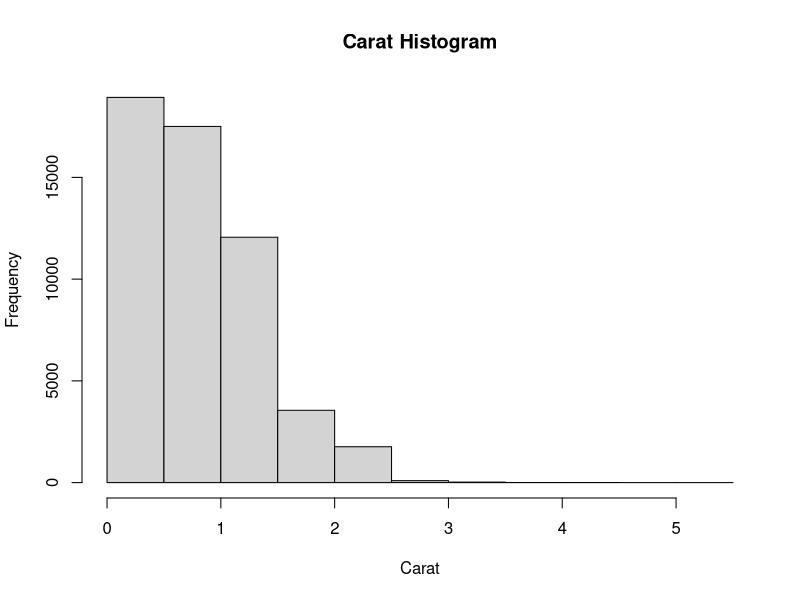
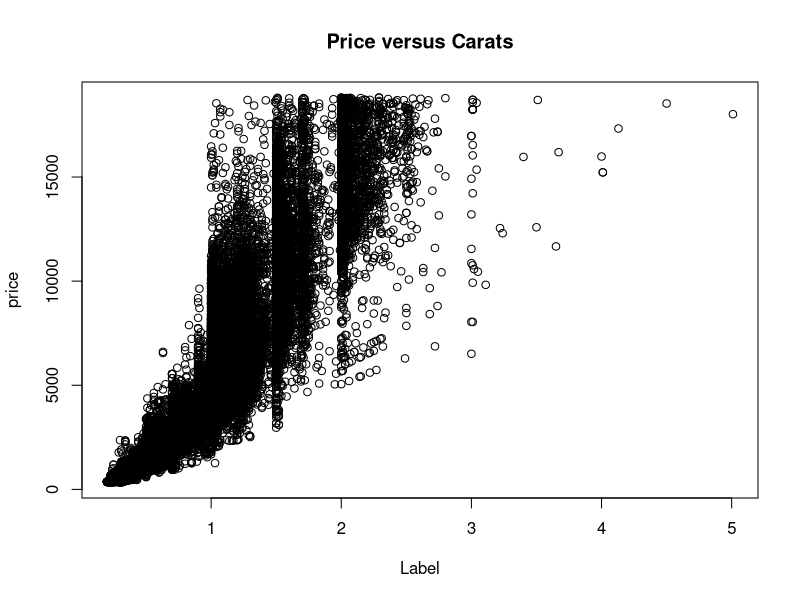
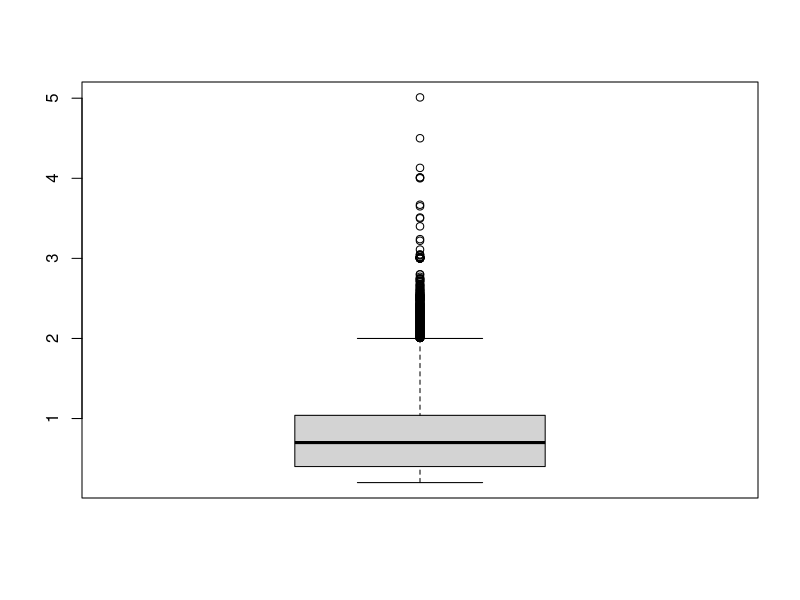
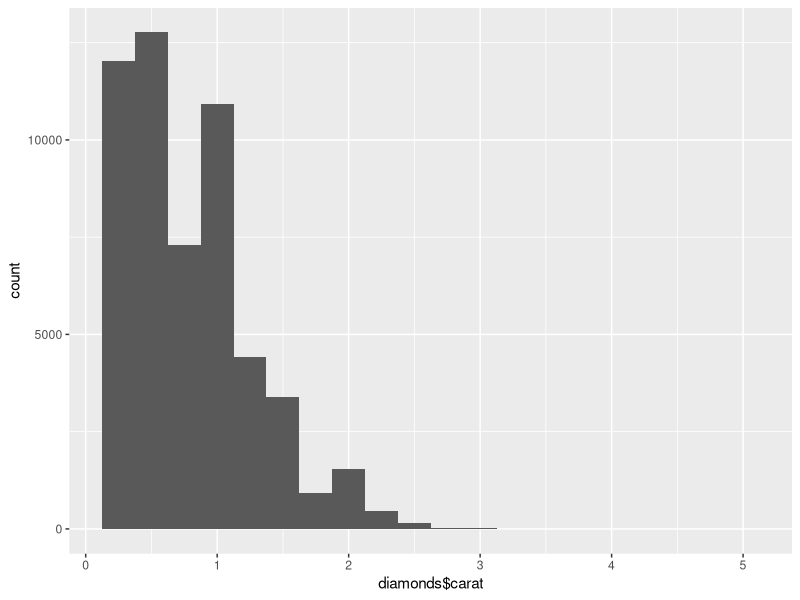
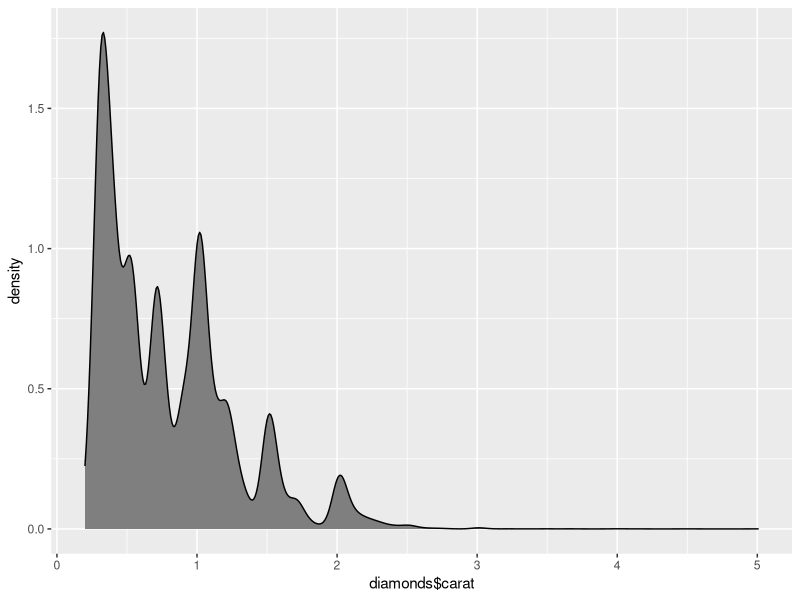
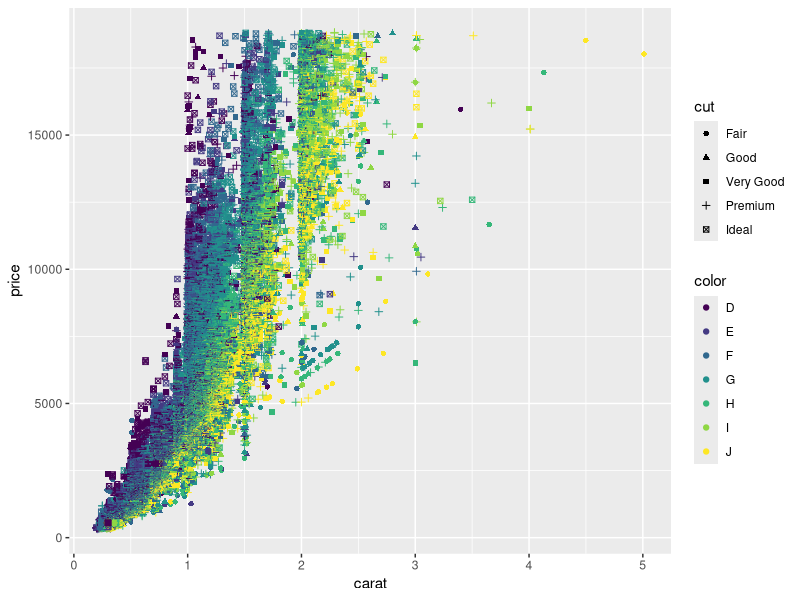
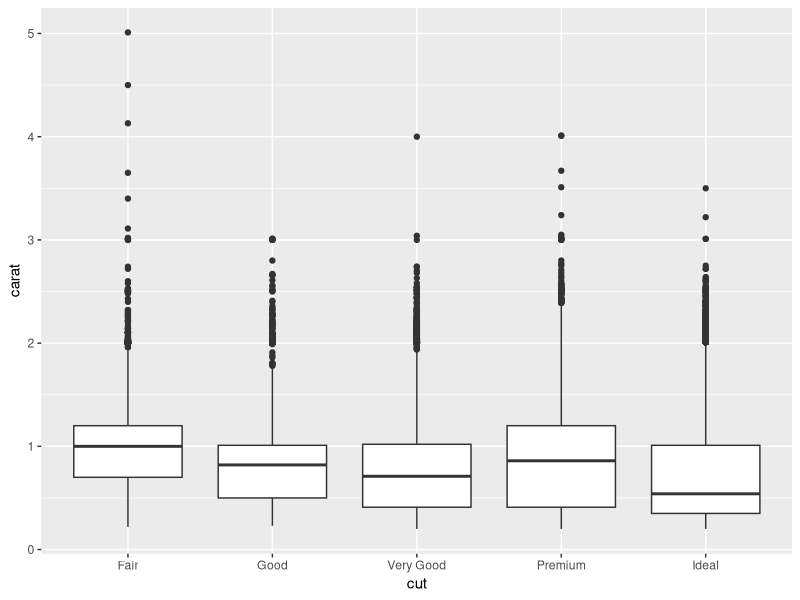
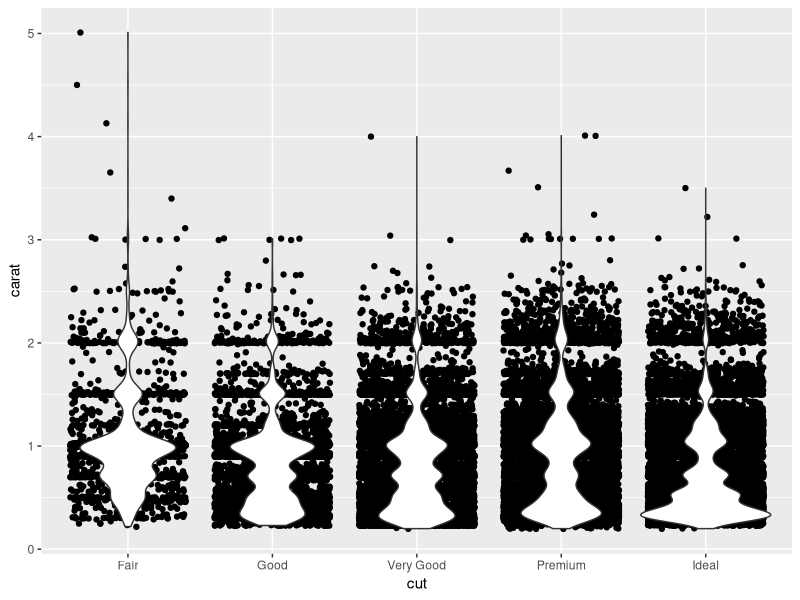

The R script that drew these images, in order:
require(ggplot2)
head(diamonds)
hist(diamonds$carat, main="Carat Histogram", xlab="Carat")
plot(price ~ carat, data=diamonds, main="Price versus Carats", xlab="Label")
boxplot(diamonds$carat)
class(diamonds)
ggplot(diamonds) + geom_histogram(aes(diamonds$carat), binwidth=.25)
ggplot(diamonds) + geom_density(aes(diamonds$carat), fill="grey50")
ggplot(diamonds, aes(carat, price)) + geom_point(aes(color=color, shape=cut))
ggplot(diamonds, aes(carat,x=cut)) + geom_boxplot()
ggplot(diamonds, aes(carat,x=cut)) + geom_jitter() + geom_violin()

head(economics)
ggplot(economics, aes(date, pop)) + geom_line()

require(lubridate)
economics$year <- year(economics$date)
economics$month <- month(economics$date)
head(economics)

econ2000 <- economics[which(economics$year >= 2000), ]
head(econ2000)
econ2000$month <- month(econ2000$date, label=TRUE)


require(scales)
g <- ggplot(econ2000, aes(month, pop)) 
g <- g + geom_line(aes(color=factor(year), group=year))
g <- g + scale_color_discrete(name="Year")
g <- g + scale_y_continuous(labels=comma) 
g <- g + labs(title="Population Growth", x="Month", y="Population")
g <- g + theme(axis.text.x=element_text(angle = 90, hjust=1))
g


g <- ggplot(diamonds, aes(carat, price))
g <- g + geom_point(aes(color=color)) + facet_wrap(~color)
g <- g + geom_point(aes(color=color)) + facet_grid(cut~clarity)
g

g <- ggplot(diamonds, aes(carat))
g <- g + geom_histogram(aes()) + facet_wrap(~color)
g

require(ggthemes)

g <- ggplot(diamonds, aes(carat, price, color=color))
g <- g + geom_point()
g

g + theme_tufte() + scale_color_colorblind()